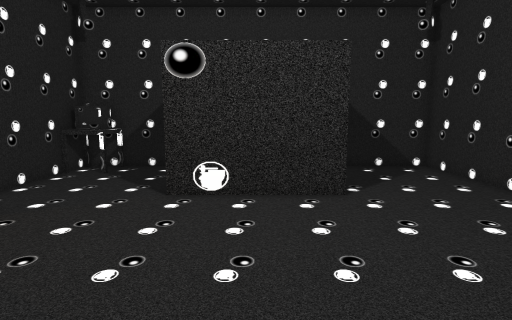
view 1 (above)

16 first-person views from a walk through a scene from a Unity 3-D project. The camera is 1.3 m above the floor, tilts 8° down and sees 80° across. Doors are open. The floor is counted in squares, 0.5 m on a side. Each view is taken from the middle of a square. On the plan, view 1 faces up. The plan holds only what a view shows up to about 20 squares ahead; the rest is blank. Some animated figures are left out.

view 2
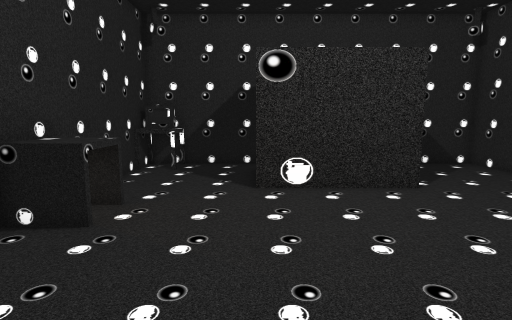

view 3
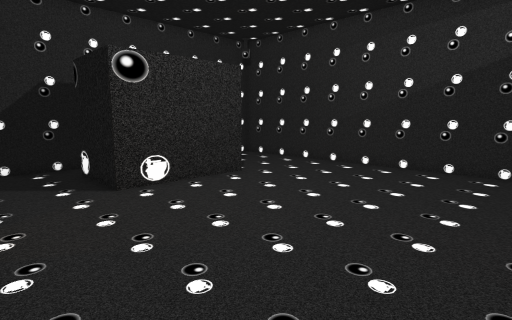

view 4
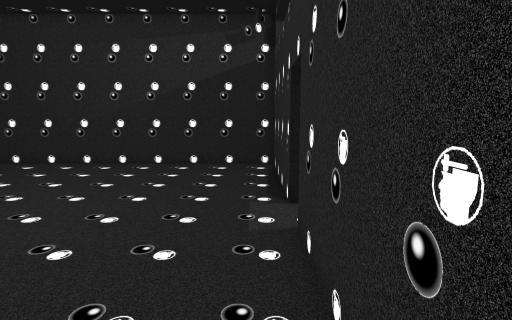

view 5
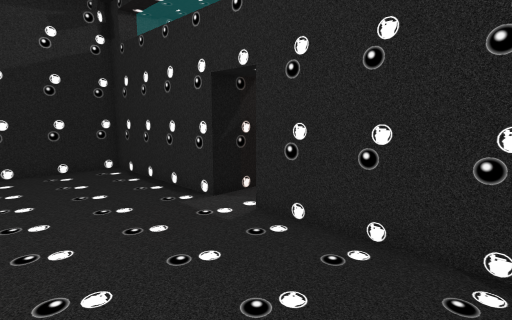

view 6
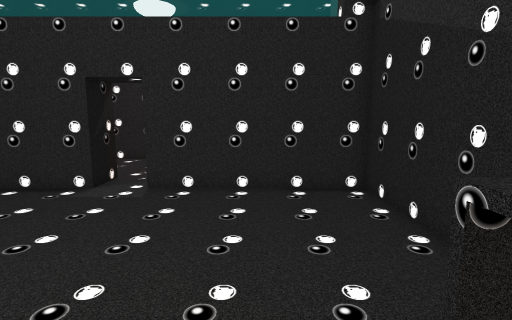

view 7
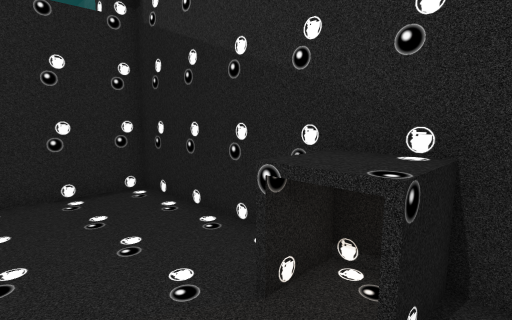

view 8
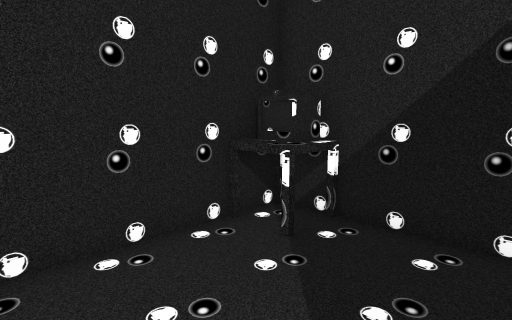

view 9
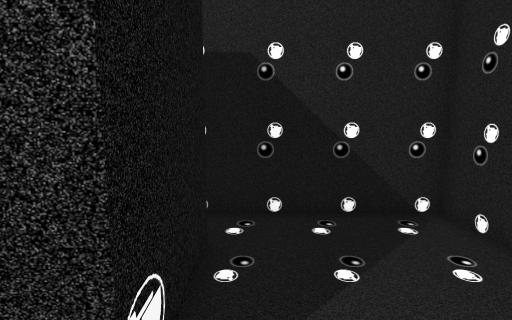

view 10
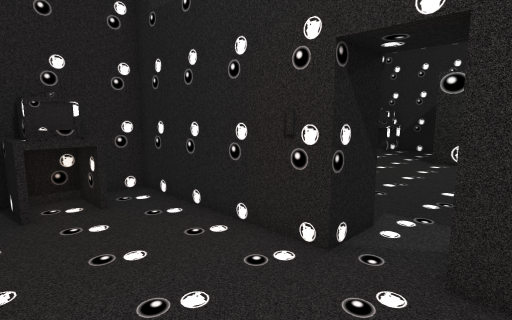

view 11
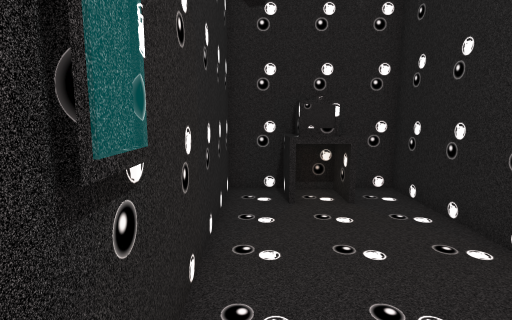

view 12
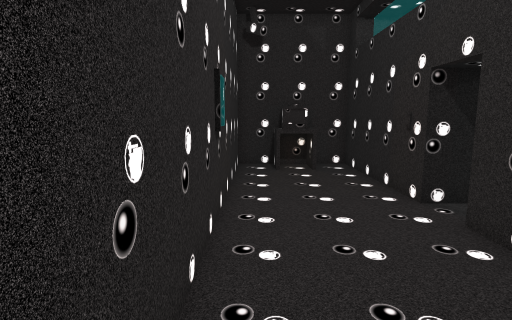

view 13
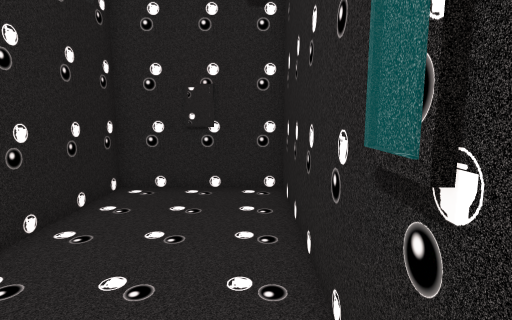

view 14
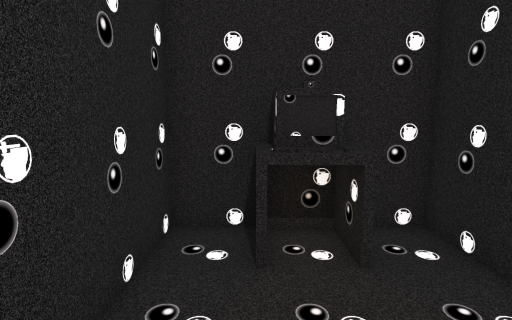

view 15
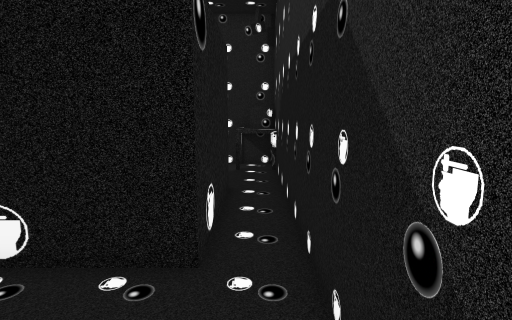

view 16
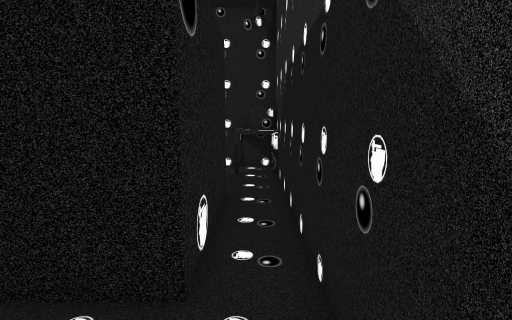

### Floor plan
Ten units are one square. View 1 is at (0, 0); x grows to the right and y downward. Boxes are objects, and circles mark ways between rooms. Rooms are numbered by the first view taken in them; rooms with no view inside come last. Other rooms are left out.
<svg viewBox="-95 -165 190 270">
<path fill="none" stroke="#000" d="M-30 -100 -30 -140 30 -140 30 -100 -30 -100M10 40 10 20 90 20 90 -160 -90 -160 -90 20 -10 20M-10 20 -10 40 -90 40 -90 100 90 100 90 40 10 40"/>
<rect x="-85" y="-85" width="20" height="30" fill="#bbb"><title>other object</title></rect>
<rect x="-85" y="-155" width="20" height="20" fill="#bbb"><title>other object</title></rect>
<rect x="-85" y="55" width="20" height="30" fill="#bbb"><title>other object</title></rect>
<circle cx="0" cy="30" r="3" fill="#2a7"/>
<text x="0" y="-60">1</text>
<text x="0" y="70">2</text>
</svg>
Room 1 opens to room 2.

Where each view was taken, in squares from view 1:
view 1: 0 up, 0 right, facing up
view 2: 1 down, 3 left, facing up
view 3: 1 down, 7 left, facing up-right
view 4: 1 down, 8 left, facing right
view 5: 4 up, 7 left, facing down-right
view 6: 9 up, 5 left, facing down
view 7: 9 up, 4 left, facing down-left
view 8: 9 up, 3 left, facing up-left
view 9: 8 up, 4 right, facing up
view 10: 9 down, 2 right, facing up-left
view 11: 9 down, 2 right, facing left
view 12: 9 down, 8 right, facing left
view 13: 9 down, 2 left, facing right
view 14: 8 down, 2 left, facing left
view 15: 15 up, 8 right, facing left
view 16: 15 up, 7 right, facing left
